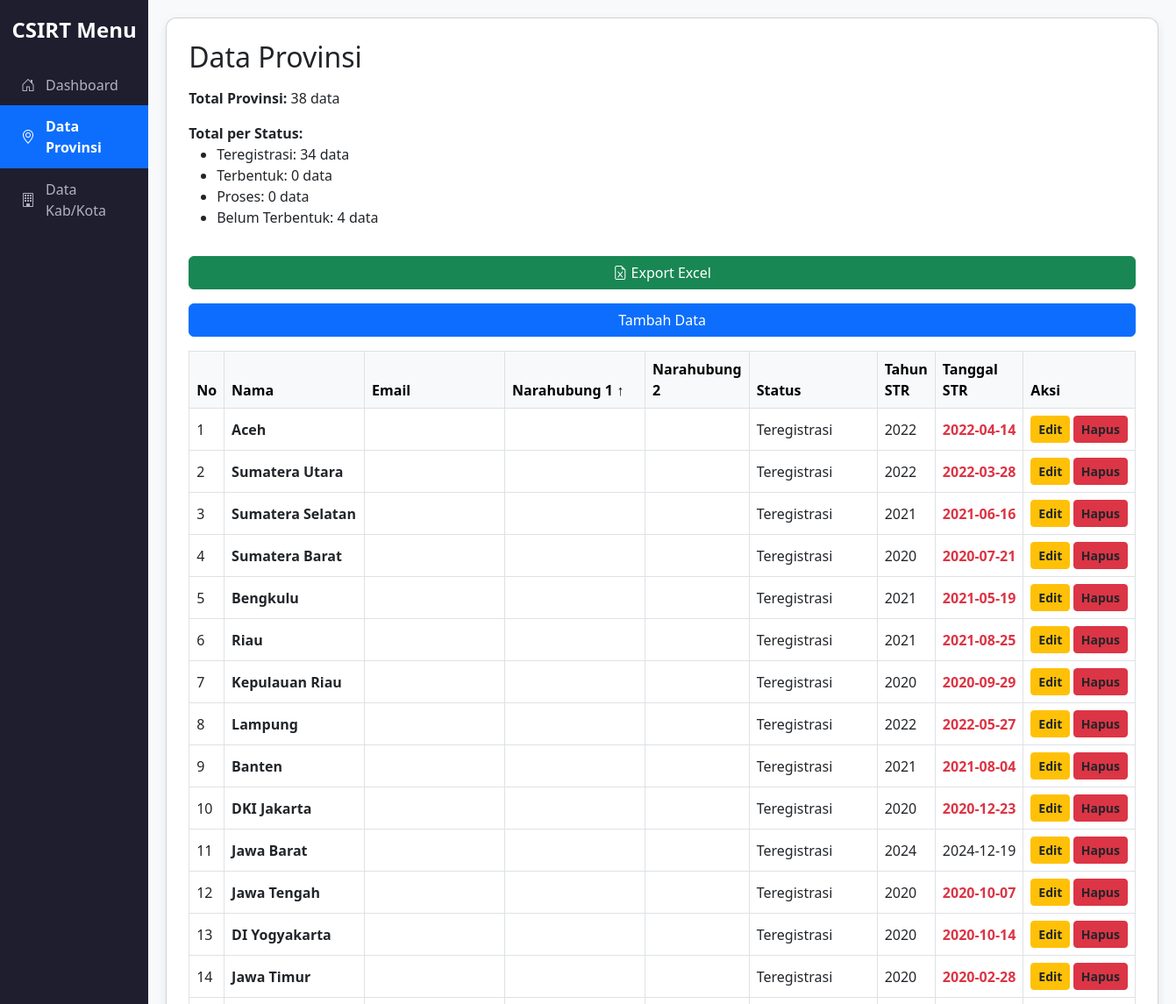
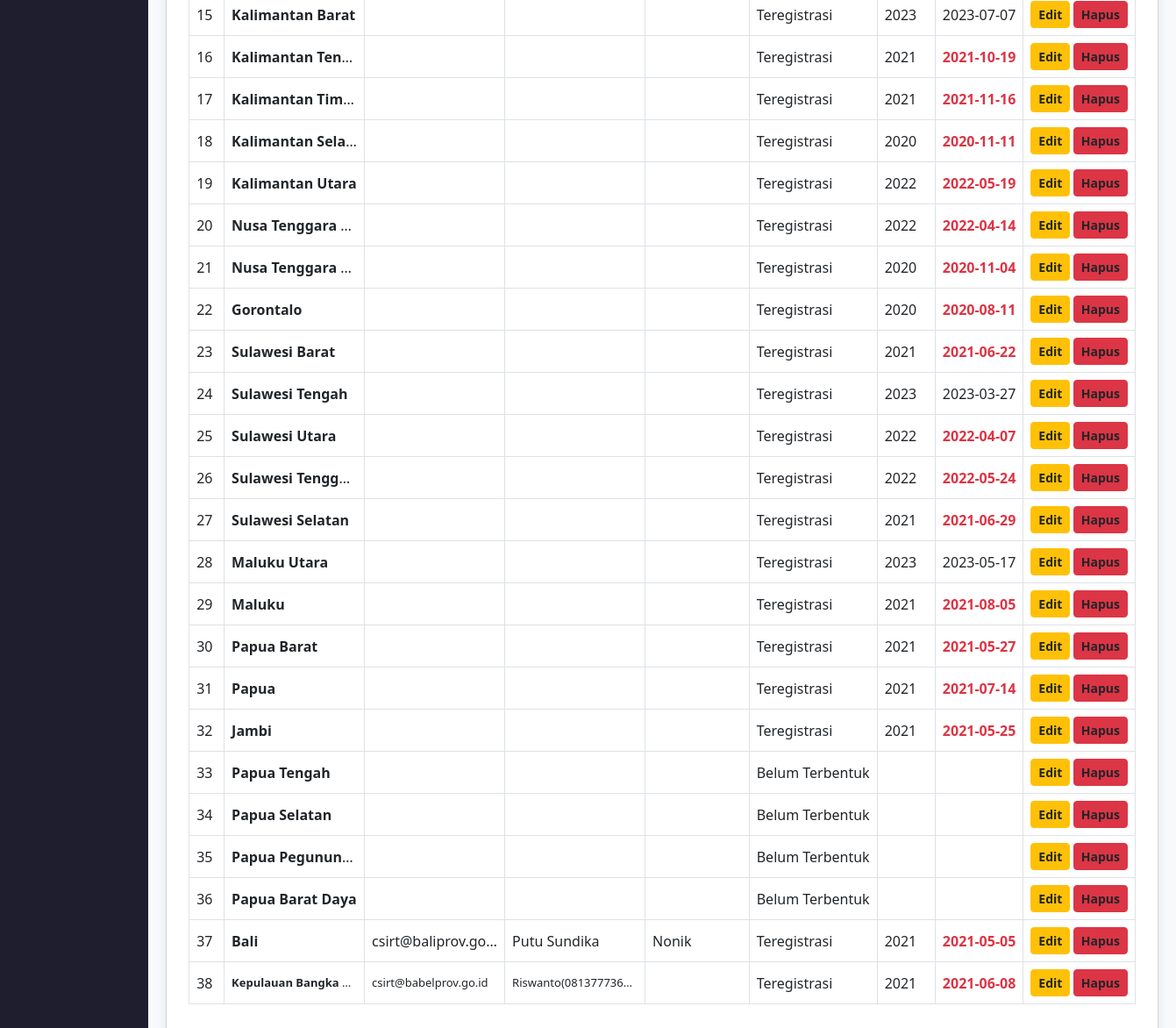
/provinsi.php?sort=narahubung1&order=asc, run on the app's committed database (2 pictures, top to bottom).
### tables this page shows
CREATE TABLE `provinsi` (
  `id` int NOT NULL AUTO_INCREMENT,
  `nama` varchar(100) NOT NULL,
  `email` varchar(100) DEFAULT NULL,
  `narahubung1` varchar(100) DEFAULT NULL,
  `narahubung2` varchar(100) DEFAULT NULL,
  `tahunSTR` int DEFAULT NULL,
  `tanggalSTR` date DEFAULT NULL,
  `status` varchar(255) DEFAULT NULL,
  PRIMARY KEY (`id`),
  UNIQUE KEY `nama` (`nama`)
);

### provinsi.php (the view, shortened to what this page needs)
<?php include 'conn.php'; ?>
<!DOCTYPE html>
<html>
<head>
    <link href="https://cdn.jsdelivr.net/npm/bootstrap@5.3.0/dist/css/bootstrap.min.css" rel="stylesheet">
    <link href="https://cdn.jsdelivr.net/npm/bootstrap-icons@1.10.5/font/bootstrap-icons.css" rel="stylesheet">
</head>
<body>
<div class="sidebar">
    <h4 class="text-center mb-4">CSIRT Menu</h4>
    <div class="list-group">
        <a href="index.php" class="list-group-item <?= basename($_SERVER['PHP_SELF']) == 'index.php' ? 'active' : '' ?>">
            <i class="bi bi-house-door"></i> Dashboard
        </a>
        <a href="provinsi.php" class="list-group-item <?= basename($_SERVER['PHP_SELF']) == 'provinsi.php' ? 'active' : '' ?>">
            <i class="bi bi-geo-alt"></i> Data Provinsi
        </a>
        <a href="kabkot.php" class="list-group-item <?= basename($_SERVER['PHP_SELF']) == 'kabkot.php' ? 'active' : '' ?>">
            <i class="bi bi-building"></i> Data Kab/Kota
        </a>
    </div>
</div>
<div class="content">
    <div class="card">
        <h2 class="mb-3">Data Provinsi</h2>
        <?php
        $total_result = $conn->query("SELECT COUNT(*) AS total FROM provinsi");
        $total_row = $total_result->fetch_assoc();
        echo "<p><strong>Total Provinsi:</strong> {$total_row['total']} data</p>";
        $status_list = ['Teregistrasi', 'Terbentuk', 'Proses'];
        $counts = [];
        foreach ($status_list as $s) {
            $res = $conn->query("SELECT COUNT(*) as total FROM provinsi WHERE status = '$s'");
            $row = $res->fetch_assoc();
            $counts[$s] = $row['total'];
        }
        $res = $conn->query("SELECT COUNT(*) as total FROM provinsi WHERE status IS NULL OR status = '' OR status = '-'");
        $row = $res->fetch_assoc();
        $counts['Belum Terbentuk'] = $row['total'];
        $allowed_columns = ['nama', 'email', 'narahubung1', 'narahubung2', 'status', 'tahunSTR', 'tanggalSTR'];
        $sort = in_array($_GET['sort'] ?? '', $allowed_columns) ? $_GET['sort'] : 'nama';
        $order = ($_GET['order'] ?? 'asc') === 'desc' ? 'desc' : 'asc';
        $new_order = $order === 'asc' ? 'desc' : 'asc';
        function sort_arrow($column, $current, $order) {
            if ($column !== $current) return '';
            return $order === 'asc' ? ' ↑' : ' ↓';
        }
        ?>
        <div class="mb-3">
            <strong>Total per Status:</strong>
            <ul>
                <li>Teregistrasi: <?= $counts['Teregistrasi'] ?> data</li>
                <li>Terbentuk: <?= $counts['Terbentuk'] ?> data</li>
                <li>Proses: <?= $counts['Proses'] ?> data</li>
                <li>Belum Terbentuk: <?= $counts['Belum Terbentuk'] ?> data</li>
            </ul>
        </div>
        <a href="provinsi_export_excel.php" class="btn btn-success mb-3">
            <i class="bi bi-file-earmark-excel"></i> Export Excel
        </a>
        <a href="provinsi_tambah.php" class="btn btn-primary mb-3">Tambah Data</a>
        <div class="table-responsive">
            <table class="table table-bordered align-middle">
                <thead class="table-light">
                <tr>
                    <th>No</th>
                    <?php
                    foreach ([
                        'nama' => 'Nama',
                        'email' => 'Email',
                        'narahubung1' => 'Narahubung 1',
                        'narahubung2' => 'Narahubung 2',
                        'status' => 'Status',
                        'tahunSTR' => 'Tahun STR',
                        'tanggalSTR' => 'Tanggal STR'
                    ] as $key => $label) {
                        echo "<th><a href='?sort={$key}&order=" . ($sort === $key ? $new_order : 'asc') . "'>$label" . sort_arrow($key, $sort, $order) . "</a></th>";
                    }
                    ?>
                    <th>Aksi</th>
                </tr>
                </thead>
                <tbody>
                <?php
                $result = $conn->query("SELECT * FROM provinsi ORDER BY $sort $order");
                $no = 1;
                while ($row = $result->fetch_assoc()) {
                    $status_display = trim($row['status']) ?: 'Belum Terbentuk';
                    if ($status_display == '-') $status_display = 'Belum Terbentuk';
                    $nama_provinsi = htmlspecialchars($row['nama']);
                    $url_provinsi = urlencode($row['nama']);
                    $tanggalSTR = $row['tanggalSTR'];
                    $tanggalSTR_class = '';
                    if ($tanggalSTR && $tanggalSTR !== '0000-00-00') {
                        $tgl = new DateTime($tanggalSTR);
                        $now = new DateTime();
                        $interval = $tgl->diff($now);
                        if ($interval->y >= 3) {
                            $tanggalSTR_class = 'text-danger fw-bold';
                        }
                    }
                    echo "<tr>
                        <td>{$no}</td>
                        <td><a href='kabkot.php?search={$url_provinsi}&search_by=provinsi' class='text-decoration-none'>{$nama_provinsi}</a></td>
                        <td>{$row['email']}</td>
                        <td>{$row['narahubung1']}</td>
                        <td>{$row['narahubung2']}</td>
                        <td>{$status_display}</td>
                        <td>{$row['tahunSTR']}</td>
                        <td class='{$tanggalSTR_class}'>{$tanggalSTR}</td>
                        <td>
                            <a href='provinsi_edit.php?id={$row['id']}' class='btn btn-sm btn-warning'>Edit</a>
                            <a href='provinsi_hapus.php?id={$row['id']}' class='btn btn-sm btn-danger' onclick='return confirm(\"Yakin hapus?\")'>Hapus</a>
                        </td>
                    </tr>";
                    $no++;
                }
                ?>
                </tbody>
            </table>
        </div>
    </div>
</div>
</body>
</html>

### provinsi.php (style rules this page uses)
body { display: flex; min-height: 100vh; background-color: #f8f9fa; font-family: 'Segoe UI', sans-serif; }
.sidebar { width: 240px; background-color: #1e1e2f; color: #ffffff; display: flex; flex-direction: column; padding: 20px 0; }
.sidebar h4 { color: #ffffff; font-weight: bold; }
.sidebar .list-group { width: 100%; }
.sidebar .list-group-item { background: none; border: none; color: #b0b3c1; font-size: 16px; padding: 12px 24px; display: flex; align-items: center; gap: 12px; transition: background 0.2s ease; }
.sidebar .list-group-item.active { background-color: #0d6efd; color: #ffffff; font-weight: bold; }
.content { flex-grow: 1; padding: 20px; }
.card { border-radius: 12px; box-shadow: 0 4px 12px rgba(0, 0, 0, 0.08); padding: 25px; background-color: #ffffff; }
th a { color: inherit; text-decoration: none; }
.table td a { color: inherit !important; font-weight: bold; }
.table thead { background-color: #f1f1f1; }
.table td { max-width: 160px; white-space: nowrap; overflow: hidden; text-overflow: ellipsis; vertical-align: middle; }
.table td.small-font { font-size: 13px; }

### data on the page
provinsi: nama "Aceh", status "Teregistrasi", tahunSTR "2022", tanggalSTR "2022-04-14"
provinsi: nama "Sumatera Utara", status "Teregistrasi", tahunSTR "2022", tanggalSTR "2022-03-28"
provinsi: nama "Sumatera Selatan", status "Teregistrasi", tahunSTR "2021", tanggalSTR "2021-06-16"
provinsi: nama "Sumatera Barat", status "Teregistrasi", tahunSTR "2020", tanggalSTR "2020-07-21"
provinsi: nama "Bengkulu", status "Teregistrasi", tahunSTR "2021", tanggalSTR "2021-05-19"
provinsi: nama "Riau", status "Teregistrasi", tahunSTR "2021", tanggalSTR "2021-08-25"
provinsi: nama "Kepulauan Riau", status "Teregistrasi", tahunSTR "2020", tanggalSTR "2020-09-29"
provinsi: nama "Lampung", status "Teregistrasi", tahunSTR "2022", tanggalSTR "2022-05-27"
provinsi: nama "Banten", status "Teregistrasi", tahunSTR "2021", tanggalSTR "2021-08-04"
provinsi: nama "DKI Jakarta", status "Teregistrasi", tahunSTR "2020", tanggalSTR "2020-12-23"
provinsi: nama "Jawa Barat", status "Teregistrasi", tahunSTR "2024", tanggalSTR "2024-12-19"
provinsi: nama "Jawa Tengah", status "Teregistrasi", tahunSTR "2020", tanggalSTR "2020-10-07"
provinsi: nama "DI Yogyakarta", status "Teregistrasi", tahunSTR "2020", tanggalSTR "2020-10-14"
provinsi: nama "Jawa Timur", status "Teregistrasi", tahunSTR "2020", tanggalSTR "2020-02-28"
provinsi: nama "Kalimantan Barat", status "Teregistrasi", tahunSTR "2023", tanggalSTR "2023-07-07"
provinsi: nama "Kalimantan Ten…", status "Teregistrasi", tahunSTR "2021", tanggalSTR "2021-10-19"
provinsi: nama "Kalimantan Tim…", status "Teregistrasi", tahunSTR "2021", tanggalSTR "2021-11-16"
provinsi: nama "Kalimantan Sela…", status "Teregistrasi", tahunSTR "2020", tanggalSTR "2020-11-11"
provinsi: nama "Kalimantan Utara", status "Teregistrasi", tahunSTR "2022", tanggalSTR "2022-05-19"
provinsi: nama "Nusa Tenggara…", status "Teregistrasi", tahunSTR "2022", tanggalSTR "2022-04-14"
provinsi: nama "Nusa Tenggara…", status "Teregistrasi", tahunSTR "2020", tanggalSTR "2020-11-04"
provinsi: nama "Gorontalo", status "Teregistrasi", tahunSTR "2020", tanggalSTR "2020-08-11"
provinsi: nama "Sulawesi Barat", status "Teregistrasi", tahunSTR "2021", tanggalSTR "2021-06-22"
provinsi: nama "Sulawesi Tengah", status "Teregistrasi", tahunSTR "2023", tanggalSTR "2023-03-27"
provinsi: nama "Sulawesi Utara", status "Teregistrasi", tahunSTR "2022", tanggalSTR "2022-04-07"
provinsi: nama "Sulawesi Tengg…", status "Teregistrasi", tahunSTR "2022", tanggalSTR "2022-05-24"
provinsi: nama "Sulawesi Selatan", status "Teregistrasi", tahunSTR "2021", tanggalSTR "2021-06-29"
provinsi: nama "Maluku Utara", status "Teregistrasi", tahunSTR "2023", tanggalSTR "2023-05-17"
provinsi: nama "Maluku", status "Teregistrasi", tahunSTR "2021", tanggalSTR "2021-08-05"
provinsi: nama "Papua Barat", status "Teregistrasi", tahunSTR "2021", tanggalSTR "2021-05-27"
provinsi: nama "Papua", status "Teregistrasi", tahunSTR "2021", tanggalSTR "2021-07-14"
provinsi: nama "Jambi", status "Teregistrasi", tahunSTR "2021", tanggalSTR "2021-05-25"
provinsi: nama "Papua Tengah", status "Belum Terbentuk"
provinsi: nama "Papua Selatan", status "Belum Terbentuk"
provinsi: nama "Papua Pegunun…", status "Belum Terbentuk"
provinsi: nama "Papua Barat Daya", status "Belum Terbentuk"
provinsi: nama "Bali", email "csirt@baliprov.go…", narahubung1 "Putu Sundika", narahubung2 "Nonik", status "Teregistrasi", tahunSTR "2021", tanggalSTR "2021-05-05"
provinsi: nama "Kepulauan Bangka…", email "csirt@babelprov.go.id", narahubung1 "Riswanto(081377736…", status "Teregistrasi", tahunSTR "2021", tanggalSTR "2021-06-08"

### other printed values
$total_row['total'] "38"
$counts['Teregistrasi'] "34"
$counts['Terbentuk'] "0"
$counts['Proses'] "0"
$counts['Belum Terbentuk'] "4"
$label "Nama"
$label "Email"
$label "Narahubung 1"
sort_arrow($key, $sort, $order) "↑"
$label "Narahubung 2"
$label "Status"
$label "Tahun STR"
$label "Tanggal STR"
